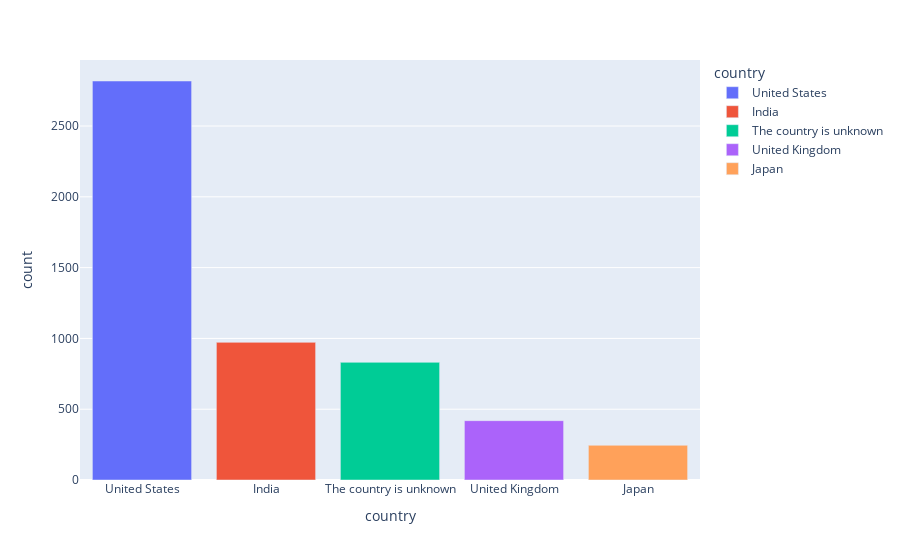

The notebook cell this image was saved under:
### Code cell
countries = df[df["country"]!="he country is unknown"]
country =countries["country"].value_counts().reset_index()
country = country.head()
top_country = px.bar(data_frame=country,x='country',y='count',color='country')
top_country

### Figure 1 — Plotly figure (JSON) as saved in the notebook; plotly's stock layout.template omitted (floating-point values rounded to 4 significant figures)
{"data": [{"alignmentgroup": "True", "hovertemplate": "country=%{x}<br>count=%{y}<extra></extra>", "legendgroup": "United States", "marker": {"color": "#636efa", "pattern": {"shape": ""}}, "name": "United States", "offsetgroup": "United States", "orientation": "v", "showlegend": true, "textposition": "auto", "type": "bar", "x": ["United States"], "xaxis": "x", "y": [2818], "yaxis": "y"}, {"alignmentgroup": "True", "hovertemplate": "country=%{x}<br>count=%{y}<extra></extra>", "legendgroup": "India", "marker": {"color": "#EF553B", "pattern": {"shape": ""}}, "name": "India", "offsetgroup": "India", "orientation": "v", "showlegend": true, "textposition": "auto", "type": "bar", "x": ["India"], "xaxis": "x", "y": [972], "yaxis": "y"}, {"alignmentgroup": "True", "hovertemplate": "country=%{x}<br>count=%{y}<extra></extra>", "legendgroup": "The country is unknown", "marker": {"color": "#00cc96", "pattern": {"shape": ""}}, "name": "The country is unknown", "offsetgroup": "The country is unknown", "orientation": "v", "showlegend": true, "textposition": "auto", "type": "bar", "x": ["The country is unknown"], "xaxis": "x", "y": [831], "yaxis": "y"}, {"alignmentgroup": "True", "hovertemplate": "country=%{x}<br>count=%{y}<extra></extra>", "legendgroup": "United Kingdom", "marker": {"color": "#ab63fa", "pattern": {"shape": ""}}, "name": "United Kingdom", "offsetgroup": "United Kingdom", "orientation": "v", "showlegend": true, "textposition": "auto", "type": "bar", "x": ["United Kingdom"], "xaxis": "x", "y": [419], "yaxis": "y"}, {"alignmentgroup": "True", "hovertemplate": "country=%{x}<br>count=%{y}<extra></extra>", "legendgroup": "Japan", "marker": {"color": "#FFA15A", "pattern": {"shape": ""}}, "name": "Japan", "offsetgroup": "Japan", "orientation": "v", "showlegend": true, "textposition": "auto", "type": "bar", "x": ["Japan"], "xaxis": "x", "y": [245], "yaxis": "y"}], "layout": {"barmode": "relative", "legend": {"title": {"text": "country"}, "tracegroupgap": 0}, "margin": {"t": 60}, "xaxis": {"anchor": "y", "categoryarray": ["United States", "India", "The country is unknown", "United Kingdom", "Japan"], "categoryorder": "array", "domain": [0, 1], "title": {"text": "country"}}, "yaxis": {"anchor": "x", "domain": [0, 1], "title": {"text": "count"}}}}
